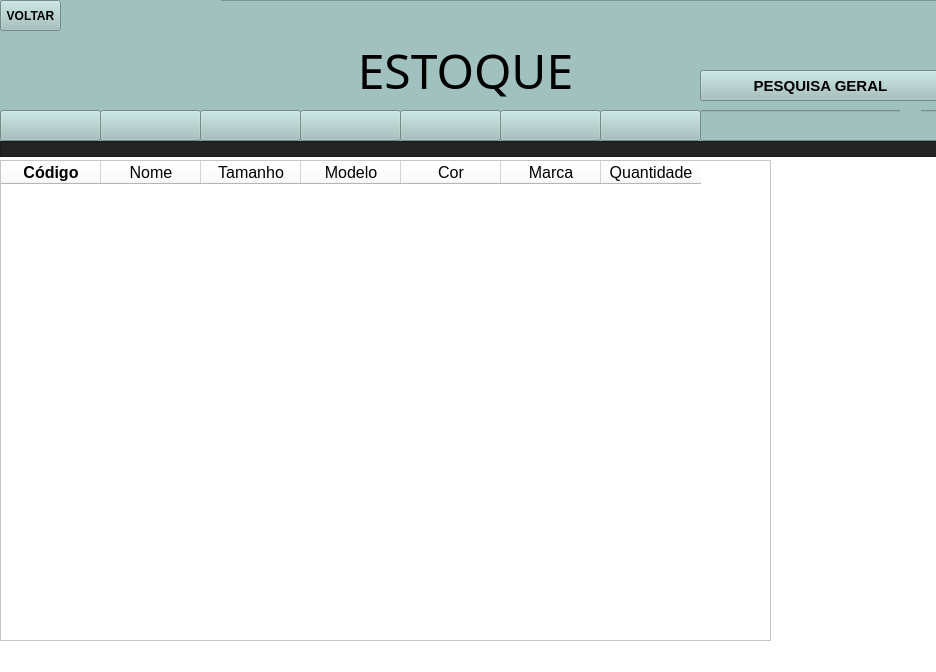
<?xml version="1.0" encoding="UTF-8"?>
<ui version="4.0">
 <class>MainWindow</class>
 <widget class="QMainWindow" name="MainWindow">
  <property name="geometry">
   <rect>
    <x>0</x>
    <y>0</y>
    <width>936</width>
    <height>672</height>
   </rect>
  </property>
  <property name="windowTitle">
   <string>MainWindow</string>
  </property>
  <property name="styleSheet">
   <string notr="true">background-color: rgb(255, 255, 255);</string>
  </property>
  <widget class="QWidget" name="centralwidget">
   <widget class="Line" name="line_8">
    <property name="geometry">
     <rect>
      <x>940</x>
      <y>160</y>
      <width>20</width>
      <height>481</height>
     </rect>
    </property>
    <property name="orientation">
     <enum>Qt::Vertical</enum>
    </property>
   </widget>
   <widget class="QFrame" name="frame">
    <property name="geometry">
     <rect>
      <x>0</x>
      <y>0</y>
      <width>1121</width>
      <height>151</height>
     </rect>
    </property>
    <property name="styleSheet">
     <string notr="true">background-color: rgb(161, 193, 190);</string>
    </property>
    <property name="frameShape">
     <enum>QFrame::StyledPanel</enum>
    </property>
    <property name="frameShadow">
     <enum>QFrame::Raised</enum>
    </property>
    <widget class="QLabel" name="titulo_2">
     <property name="geometry">
      <rect>
       <x>150</x>
       <y>20</y>
       <width>631</width>
       <height>101</height>
      </rect>
     </property>
     <property name="font">
      <font>
       <family>Eras Demi ITC</family>
       <pointsize>36</pointsize>
      </font>
     </property>
     <property name="text">
      <string>ESTOQUE</string>
     </property>
     <property name="alignment">
      <set>Qt::AlignCenter</set>
     </property>
    </widget>
    <widget class="QLabel" name="logo_2">
     <property name="geometry">
      <rect>
       <x>-10</x>
       <y>-50</y>
       <width>231</width>
       <height>251</height>
      </rect>
     </property>
     <property name="text">
      <string/>
     </property>
     <property name="pixmap">
      <pixmap>../../../../../964742/Downloads/Meteoro_Calçados_Logo-removebg-preview.png</pixmap>
     </property>
     <property name="scaledContents">
      <bool>true</bool>
     </property>
    </widget>
    <widget class="QLabel" name="label">
     <property name="geometry">
      <rect>
       <x>0</x>
       <y>0</y>
       <width>201</width>
       <height>161</height>
      </rect>
     </property>
     <property name="text">
      <string/>
     </property>
     <property name="pixmap">
      <pixmap>../../../../../963914/Downloads/Meteoro_Calçados_Logo-removebg-preview.png</pixmap>
     </property>
     <property name="scaledContents">
      <bool>true</bool>
     </property>
    </widget>
    <widget class="QPushButton" name="bt_voltar">
     <property name="geometry">
      <rect>
       <x>0</x>
       <y>0</y>
       <width>61</width>
       <height>31</height>
      </rect>
     </property>
     <property name="font">
      <font>
       <weight>75</weight>
       <bold>true</bold>
      </font>
     </property>
     <property name="cursor">
      <cursorShape>PointingHandCursor</cursorShape>
     </property>
     <property name="styleSheet">
      <string notr="true">background-color: rgb(161, 193, 190);</string>
     </property>
     <property name="text">
      <string>VOLTAR</string>
     </property>
     <property name="icon">
      <iconset>
       <normaloff>../../../../../964742/Downloads/image (1).png</normaloff>../../../../../964742/Downloads/image (1).png</iconset>
     </property>
     <property name="iconSize">
      <size>
       <width>55</width>
       <height>55</height>
      </size>
     </property>
    </widget>
    <widget class="QLineEdit" name="linePesquisa">
     <property name="geometry">
      <rect>
       <x>700</x>
       <y>110</y>
       <width>241</width>
       <height>31</height>
      </rect>
     </property>
     <property name="alignment">
      <set>Qt::AlignCenter</set>
     </property>
    </widget>
    <widget class="QLabel" name="label_3">
     <property name="geometry">
      <rect>
       <x>900</x>
       <y>110</y>
       <width>21</width>
       <height>21</height>
      </rect>
     </property>
     <property name="text">
      <string/>
     </property>
     <property name="pixmap">
      <pixmap>../images/lupa-pesquisa.png</pixmap>
     </property>
     <property name="scaledContents">
      <bool>true</bool>
     </property>
     <property name="alignment">
      <set>Qt::AlignCenter</set>
     </property>
     <property name="margin">
      <number>1</number>
     </property>
     <property name="indent">
      <number>0</number>
     </property>
    </widget>
    <widget class="QPushButton" name="bt_geral">
     <property name="geometry">
      <rect>
       <x>700</x>
       <y>70</y>
       <width>241</width>
       <height>31</height>
      </rect>
     </property>
     <property name="font">
      <font>
       <pointsize>11</pointsize>
       <weight>75</weight>
       <bold>true</bold>
      </font>
     </property>
     <property name="cursor">
      <cursorShape>PointingHandCursor</cursorShape>
     </property>
     <property name="styleSheet">
      <string notr="true">background-color: rgb(161, 193, 190);</string>
     </property>
     <property name="text">
      <string>PESQUISA GERAL</string>
     </property>
     <property name="icon">
      <iconset>
       <normaloff>../../../../../964742/Downloads/image (1).png</normaloff>../../../../../964742/Downloads/image (1).png</iconset>
     </property>
     <property name="iconSize">
      <size>
       <width>55</width>
       <height>55</height>
      </size>
     </property>
    </widget>
    <widget class="QPushButton" name="bt_nome">
     <property name="geometry">
      <rect>
       <x>100</x>
       <y>110</y>
       <width>101</width>
       <height>31</height>
      </rect>
     </property>
     <property name="font">
      <font>
       <weight>75</weight>
       <bold>true</bold>
      </font>
     </property>
     <property name="cursor">
      <cursorShape>PointingHandCursor</cursorShape>
     </property>
     <property name="styleSheet">
      <string notr="true"/>
     </property>
     <property name="text">
      <string/>
     </property>
     <property name="icon">
      <iconset>
       <normaloff>../images/lupa-pesquisa.png</normaloff>../images/lupa-pesquisa.png</iconset>
     </property>
     <property name="iconSize">
      <size>
       <width>20</width>
       <height>55</height>
      </size>
     </property>
    </widget>
    <widget class="QPushButton" name="bt_tamanho">
     <property name="geometry">
      <rect>
       <x>200</x>
       <y>110</y>
       <width>101</width>
       <height>31</height>
      </rect>
     </property>
     <property name="font">
      <font>
       <weight>75</weight>
       <bold>true</bold>
      </font>
     </property>
     <property name="cursor">
      <cursorShape>PointingHandCursor</cursorShape>
     </property>
     <property name="styleSheet">
      <string notr="true"/>
     </property>
     <property name="text">
      <string/>
     </property>
     <property name="icon">
      <iconset>
       <normaloff>../images/expansao.png</normaloff>../images/expansao.png</iconset>
     </property>
     <property name="iconSize">
      <size>
       <width>20</width>
       <height>55</height>
      </size>
     </property>
    </widget>
    <widget class="QPushButton" name="bt_modelo">
     <property name="geometry">
      <rect>
       <x>300</x>
       <y>110</y>
       <width>101</width>
       <height>31</height>
      </rect>
     </property>
     <property name="font">
      <font>
       <weight>75</weight>
       <bold>true</bold>
      </font>
     </property>
     <property name="cursor">
      <cursorShape>PointingHandCursor</cursorShape>
     </property>
     <property name="styleSheet">
      <string notr="true"/>
     </property>
     <property name="text">
      <string/>
     </property>
     <property name="icon">
      <iconset>
       <normaloff>../images/lupa-pesquisa.png</normaloff>../images/lupa-pesquisa.png</iconset>
     </property>
     <property name="iconSize">
      <size>
       <width>20</width>
       <height>55</height>
      </size>
     </property>
    </widget>
    <widget class="QPushButton" name="bt_cor">
     <property name="geometry">
      <rect>
       <x>400</x>
       <y>110</y>
       <width>101</width>
       <height>31</height>
      </rect>
     </property>
     <property name="font">
      <font>
       <weight>75</weight>
       <bold>true</bold>
      </font>
     </property>
     <property name="cursor">
      <cursorShape>PointingHandCursor</cursorShape>
     </property>
     <property name="styleSheet">
      <string notr="true"/>
     </property>
     <property name="text">
      <string/>
     </property>
     <property name="icon">
      <iconset>
       <normaloff>../images/lupa-pesquisa.png</normaloff>../images/lupa-pesquisa.png</iconset>
     </property>
     <property name="iconSize">
      <size>
       <width>20</width>
       <height>55</height>
      </size>
     </property>
    </widget>
    <widget class="QPushButton" name="bt_marca">
     <property name="geometry">
      <rect>
       <x>500</x>
       <y>110</y>
       <width>101</width>
       <height>31</height>
      </rect>
     </property>
     <property name="font">
      <font>
       <weight>75</weight>
       <bold>true</bold>
      </font>
     </property>
     <property name="cursor">
      <cursorShape>PointingHandCursor</cursorShape>
     </property>
     <property name="styleSheet">
      <string notr="true"/>
     </property>
     <property name="text">
      <string/>
     </property>
     <property name="icon">
      <iconset>
       <normaloff>../images/lupa-pesquisa.png</normaloff>../images/lupa-pesquisa.png</iconset>
     </property>
     <property name="iconSize">
      <size>
       <width>20</width>
       <height>55</height>
      </size>
     </property>
    </widget>
    <widget class="QPushButton" name="bt_qtd">
     <property name="geometry">
      <rect>
       <x>600</x>
       <y>110</y>
       <width>101</width>
       <height>31</height>
      </rect>
     </property>
     <property name="font">
      <font>
       <weight>75</weight>
       <bold>true</bold>
      </font>
     </property>
     <property name="cursor">
      <cursorShape>PointingHandCursor</cursorShape>
     </property>
     <property name="styleSheet">
      <string notr="true"/>
     </property>
     <property name="text">
      <string/>
     </property>
     <property name="icon">
      <iconset>
       <normaloff>../images/pacote.png</normaloff>../images/pacote.png</iconset>
     </property>
     <property name="iconSize">
      <size>
       <width>20</width>
       <height>55</height>
      </size>
     </property>
    </widget>
    <widget class="QPushButton" name="bt_cod">
     <property name="geometry">
      <rect>
       <x>0</x>
       <y>110</y>
       <width>101</width>
       <height>31</height>
      </rect>
     </property>
     <property name="font">
      <font>
       <weight>75</weight>
       <bold>true</bold>
      </font>
     </property>
     <property name="cursor">
      <cursorShape>PointingHandCursor</cursorShape>
     </property>
     <property name="styleSheet">
      <string notr="true"/>
     </property>
     <property name="text">
      <string/>
     </property>
     <property name="icon">
      <iconset>
       <normaloff>../images/lupa-pesquisa.png</normaloff>../images/lupa-pesquisa.png</iconset>
     </property>
     <property name="iconSize">
      <size>
       <width>20</width>
       <height>55</height>
      </size>
     </property>
    </widget>
   </widget>
   <widget class="QFrame" name="frame_2">
    <property name="geometry">
     <rect>
      <x>0</x>
      <y>141</y>
      <width>1121</width>
      <height>16</height>
     </rect>
    </property>
    <property name="styleSheet">
     <string notr="true">background-color: rgb(36, 36, 36);</string>
    </property>
    <property name="frameShape">
     <enum>QFrame::StyledPanel</enum>
    </property>
    <property name="frameShadow">
     <enum>QFrame::Raised</enum>
    </property>
   </widget>
   <widget class="QTableWidget" name="dataTree">
    <property name="geometry">
     <rect>
      <x>0</x>
      <y>160</y>
      <width>771</width>
      <height>481</height>
     </rect>
    </property>
    <column>
     <property name="text">
      <string>Código</string>
     </property>
     <property name="font">
      <font>
       <family>Arial</family>
       <pointsize>12</pointsize>
       <weight>75</weight>
       <bold>true</bold>
      </font>
     </property>
     <property name="textAlignment">
      <set>AlignCenter</set>
     </property>
    </column>
    <column>
     <property name="text">
      <string>Nome</string>
     </property>
     <property name="font">
      <font>
       <family>Arial</family>
       <pointsize>12</pointsize>
       <weight>50</weight>
       <bold>false</bold>
      </font>
     </property>
     <property name="textAlignment">
      <set>AlignCenter</set>
     </property>
    </column>
    <column>
     <property name="text">
      <string>Tamanho</string>
     </property>
     <property name="font">
      <font>
       <family>Arial</family>
       <pointsize>12</pointsize>
      </font>
     </property>
     <property name="textAlignment">
      <set>AlignCenter</set>
     </property>
    </column>
    <column>
     <property name="text">
      <string>Modelo</string>
     </property>
     <property name="font">
      <font>
       <family>Arial</family>
       <pointsize>12</pointsize>
      </font>
     </property>
     <property name="textAlignment">
      <set>AlignCenter</set>
     </property>
    </column>
    <column>
     <property name="text">
      <string>Cor</string>
     </property>
     <property name="font">
      <font>
       <family>Arial</family>
       <pointsize>12</pointsize>
      </font>
     </property>
     <property name="textAlignment">
      <set>AlignCenter</set>
     </property>
    </column>
    <column>
     <property name="text">
      <string>Marca</string>
     </property>
     <property name="font">
      <font>
       <family>Arial</family>
       <pointsize>12</pointsize>
      </font>
     </property>
     <property name="textAlignment">
      <set>AlignCenter</set>
     </property>
    </column>
    <column>
     <property name="text">
      <string>Quantidade</string>
     </property>
     <property name="font">
      <font>
       <family>Arial</family>
       <pointsize>12</pointsize>
      </font>
     </property>
     <property name="textAlignment">
      <set>AlignCenter</set>
     </property>
    </column>
   </widget>
  </widget>
  <widget class="QMenuBar" name="menubar">
   <property name="geometry">
    <rect>
     <x>0</x>
     <y>0</y>
     <width>936</width>
     <height>21</height>
    </rect>
   </property>
  </widget>
  <widget class="QStatusBar" name="statusbar"/>
 </widget>
 <resources/>
 <connections/>
</ui>
